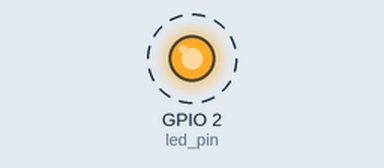
Recording of a program running on a simulated ESP32 board running MicroPython. On the bench: output pins drawn as LEDs (lit = HIGH). Dashed ring = blinking.

Above: at 0.5 s.
Timing chart, 0 to 4.6 s (numbered marks = the images above):
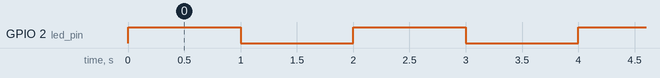

The program:

ESP32Blink.py
```python
# Joshua Ayers blinky test code for ESP32

from machine import Pin
import time

# Define the GPIO pin connected to the LED
led_pin = Pin(2, Pin.OUT)

# Function to blink the LED
def blink_led():
    while True:
        led_pin.on()   # Turn on the LED
        time.sleep(1)  # Wait for 1 second
        led_pin.off()  # Turn off the LED
        time.sleep(1)  # Wait for 1 second

# Call the blink_led function
blink_led()
```

Measured:
- by itself, GPIO 2 (led_pin): alternates HIGH for 1.0 s and LOW for 1.0 s
